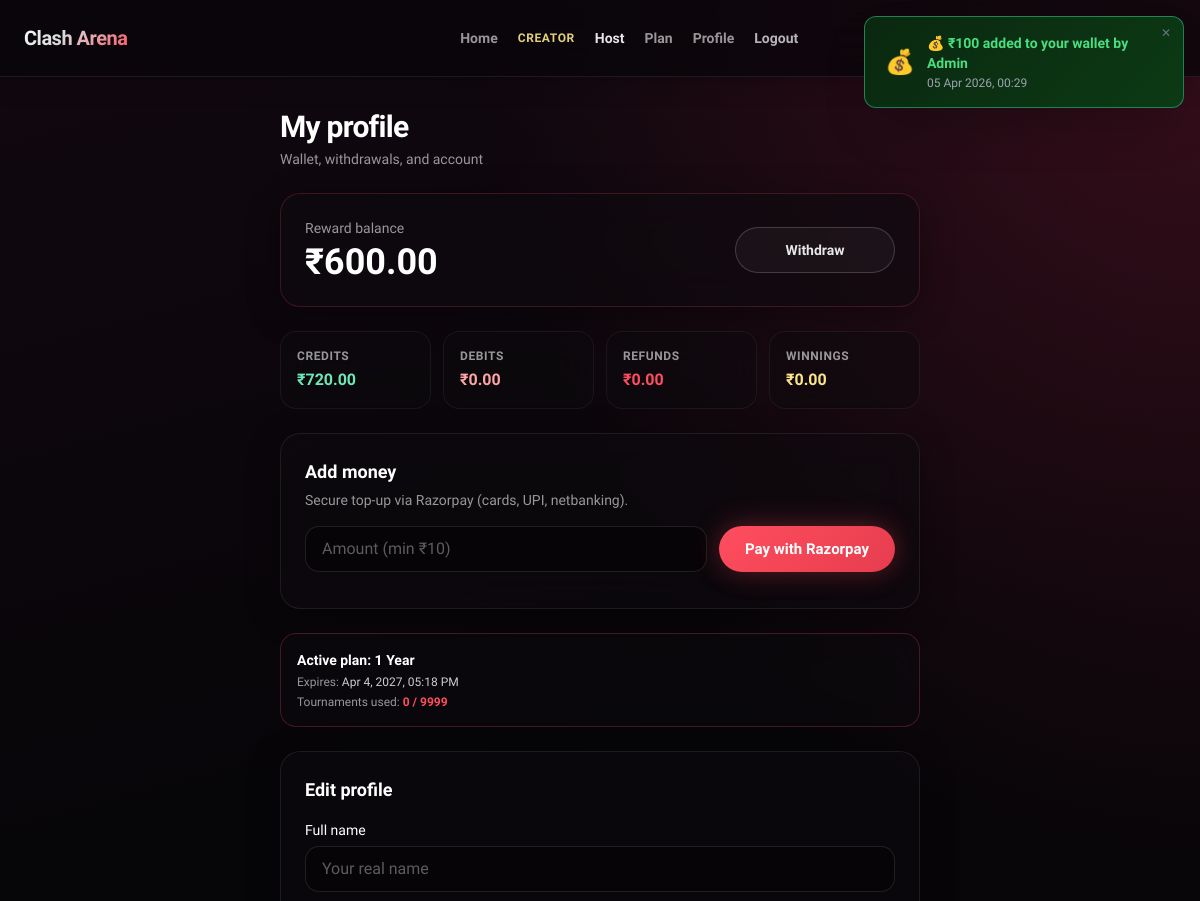
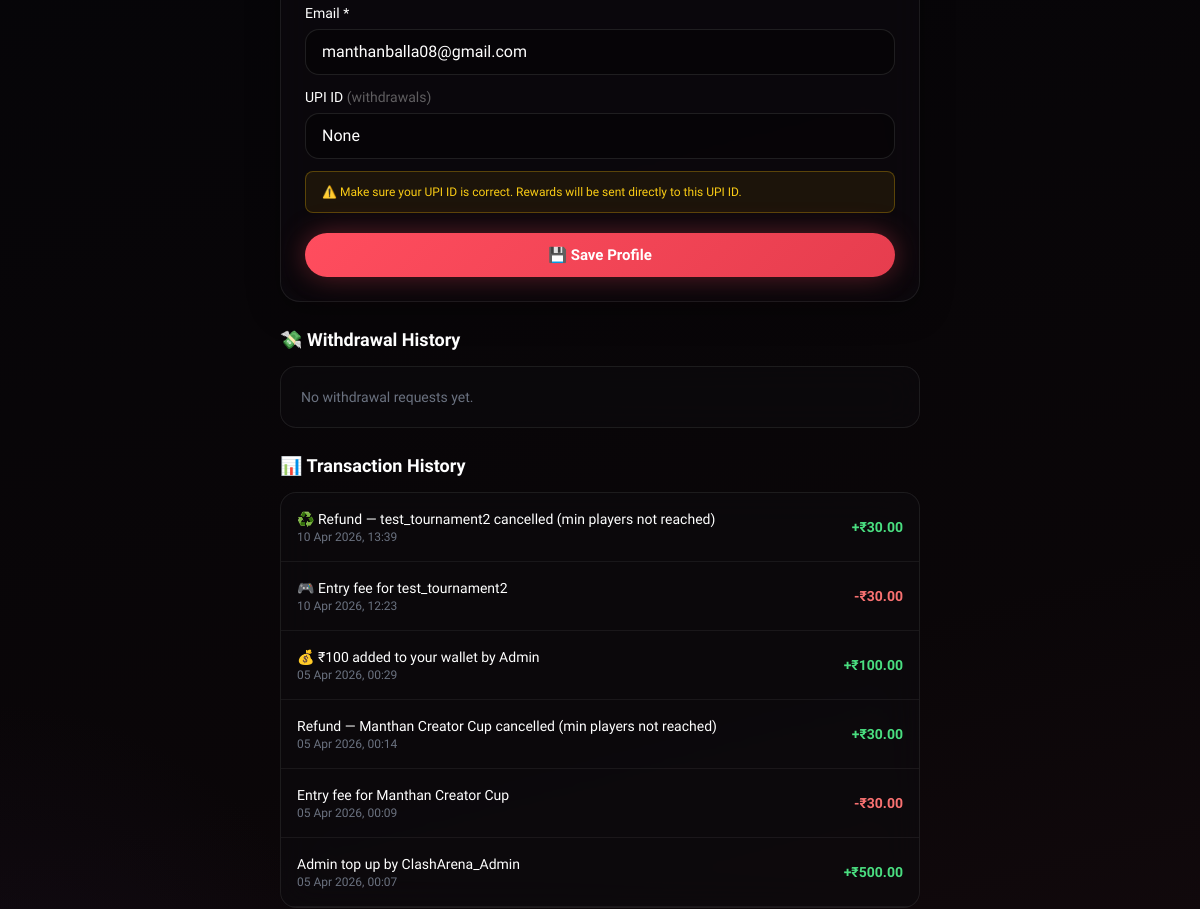
The page /profile/ (signed in, upper part) on the database as committed earlier (2 pictures, top to bottom).
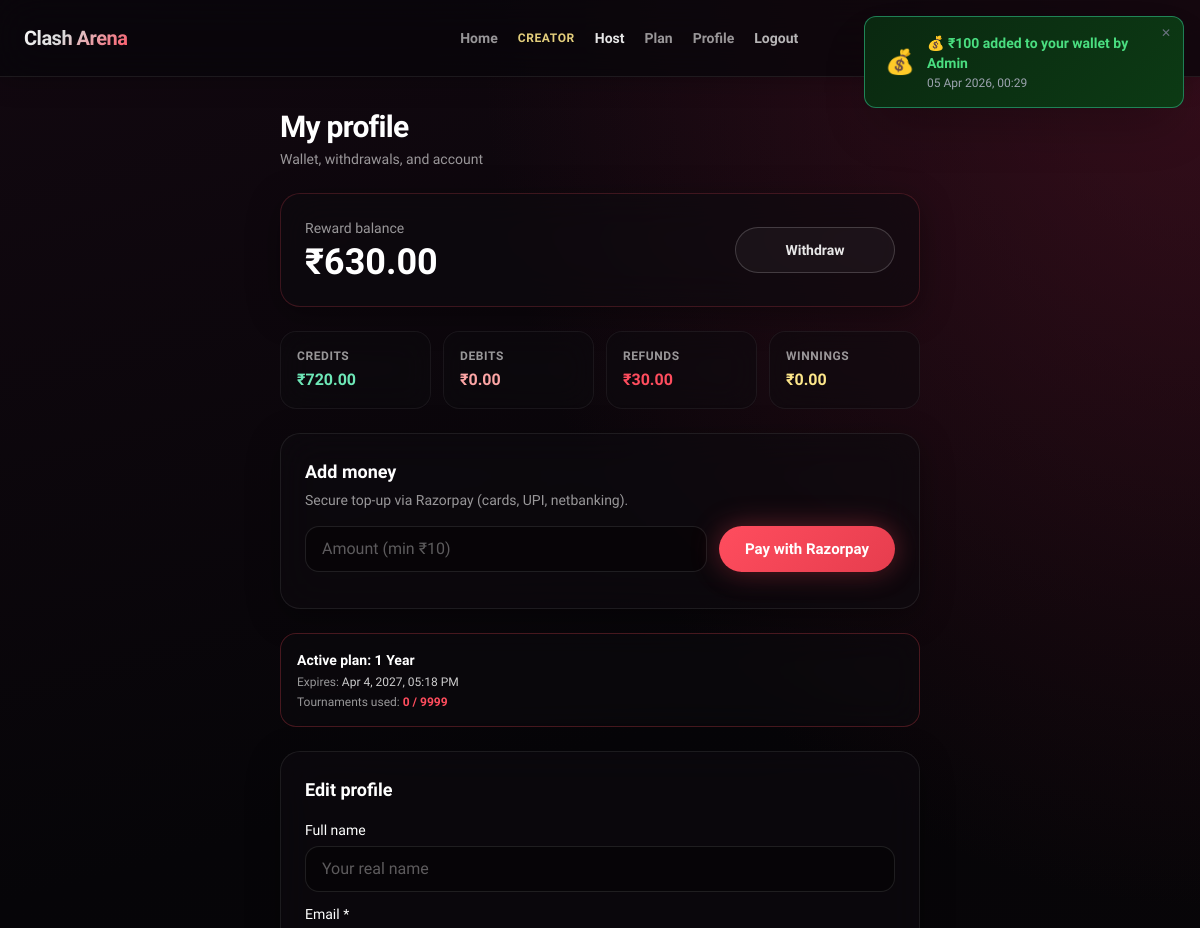
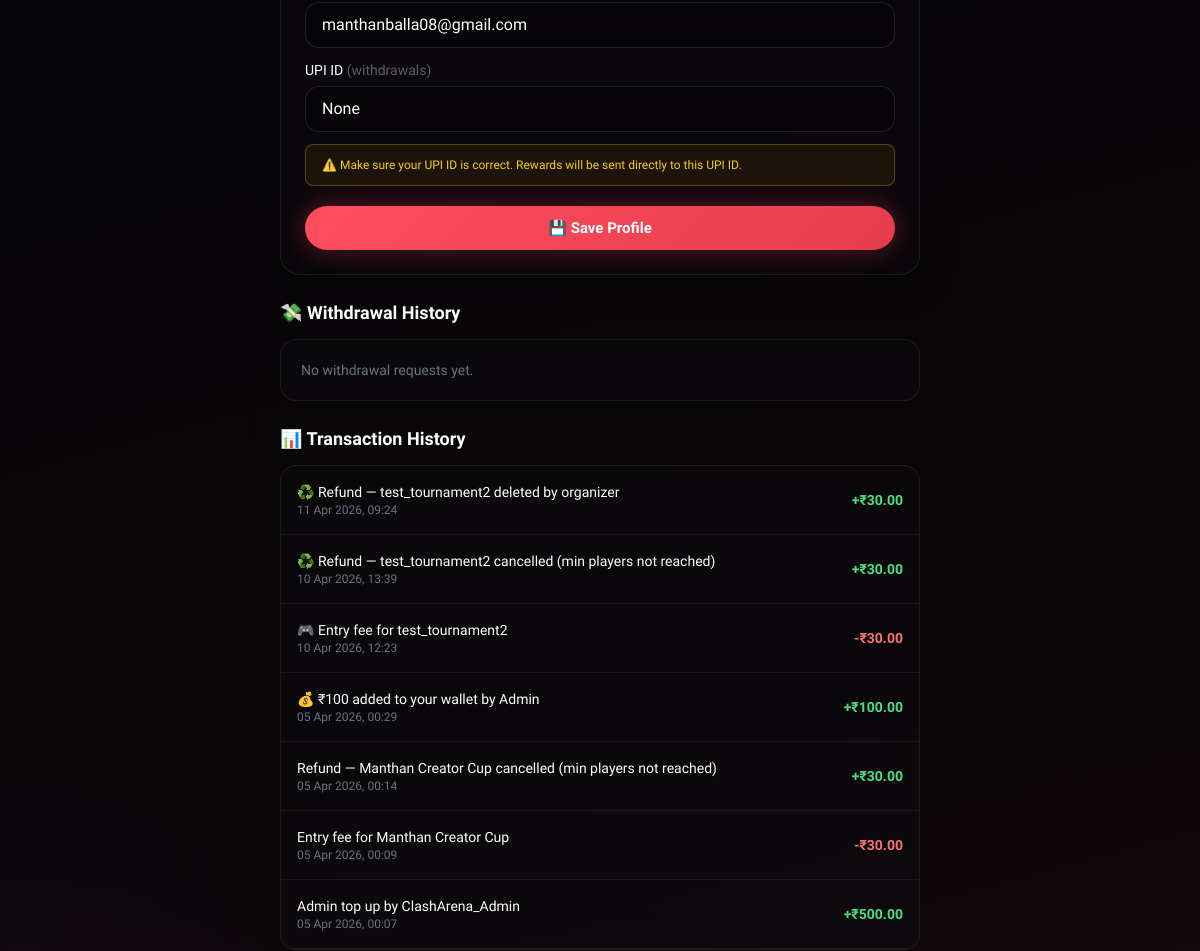
The same page on the database as committed later (2 pictures, top to bottom).
### core/models.py (models this page shows, shortened)
class Profile(models.Model):
    PLAN_CHOICES = [
        ('none', 'No Plan'),
        ('1month', '1 Month'),
        ('3month', '3 Months'),
        ('1year', '1 Year'),
    ]
    user = models.OneToOneField(User, on_delete=models.CASCADE)
    is_creator = models.BooleanField(default=False)
    is_admin = models.BooleanField(default=False)
    upi_id = models.CharField(max_length=100, blank=True, null=True)
    reward_balance = models.DecimalField(max_digits=10, decimal_places=2, default=0.00)
    creator_plan = models.CharField(max_length=20, choices=PLAN_CHOICES, default='none')
    plan_expiry = models.DateTimeField(null=True, blank=True)
    tournaments_created_this_month = models.IntegerField(default=0)
    def plan_active(self):
        from django.utils import timezone
        if self.creator_plan == 'none':
            return False
        if self.plan_expiry and self.plan_expiry > timezone.now():
            return True
        return False
    def tournament_limit(self):
        if self.creator_plan == '1month':
            return 30
        elif self.creator_plan == '3month':
            return 90
        elif self.creator_plan == '1year':
            return 9999
        return 0

class Transaction(models.Model):
    TYPE_CHOICES = [
        ('credit', 'Credit'),
        ('debit', 'Debit'),
    ]
    REASON_CHOICES = [
        ('tournament_join', 'Tournament Join'),
        ('tournament_refund', 'Tournament Refund'),
        ('tournament_win', 'Tournament Win'),
        ('creator_share', 'Creator Share'),
        ('admin_share', 'Admin Share'),
        ('withdrawal', 'Withdrawal'),
        ('withdrawal_refund', 'Withdrawal Refund'),
        ('admin_topup', 'Admin Top Up'),
    ]
    CATEGORY_CHOICES = [
        ('credit', 'Credit'),
        ('debit', 'Debit'),
        ('refund', 'Refund'),
        ('winning', 'Winning'),
    ]
    user = models.ForeignKey(User, on_delete=models.CASCADE, related_name='transactions')
    transaction_type = models.CharField(max_length=10, choices=TYPE_CHOICES)
    category = models.CharField(max_length=20, choices=CATEGORY_CHOICES, default='credit')
    reason = models.CharField(max_length=30, choices=REASON_CHOICES)
    amount = models.DecimalField(max_digits=10, decimal_places=2)
    tournament = models.ForeignKey('Tournament', on_delete=models.SET_NULL, null=True, blank=True, related_name='transactions')
    payment = models.ForeignKey('Payment', on_delete=models.SET_NULL, null=True, blank=True, related_name='transactions')
    description = models.CharField(max_length=255, blank=True)
    created_at = models.DateTimeField(auto_now_add=True)

### core/views.py (the view, shortened to what this page needs)
# urls.py: path('profile/', profile_view, name='profile'),
@login_required
def profile_view(request):
    profile = request.user.profile
    withdrawal_requests = WithdrawalRequest.objects.filter(
        user=request.user
    ).order_by('-requested_at')
    memberships = CreatorMembership.objects.filter(
        user=request.user
    ).order_by('-started_at')
    transactions = Transaction.objects.filter(
        user=request.user
    ).order_by('-created_at')[:30]
    breakdown = {'credit': Decimal('0.00'), 'debit': Decimal('0.00'), 'refund': Decimal('0.00'), 'winning': Decimal('0.00')}
    all_tx = Transaction.objects.filter(user=request.user)
    for tx in all_tx:
        breakdown[tx.category] = breakdown.get(tx.category, Decimal('0.00')) + tx.amount
    recent_topup = Transaction.objects.filter(
        user=request.user,
        reason='admin_topup'
    ).order_by('-created_at').first()
    return render(request, 'profile.html', {
        'profile': profile,
        'withdrawal_requests': withdrawal_requests,
        'memberships': memberships,
        'transactions': transactions,
        'recent_topup': recent_topup,
        'wallet_breakdown': breakdown,
        'razorpay_key_id': settings.RAZORPAY_KEY_ID,
    })

### core/context_processors.py (called while the page is built)
def unread_notifications(request):
    if request.user.is_authenticated:
        count = Notification.objects.filter(
            user=request.user, is_read=False
        ).count()
        return {'unread_count': count}
    return {'unread_count': 0}

### templates/profile.html (shortened to what the changed rows need)
{% extends "base.html" %}
{% block content %}
<div class="max-w-2xl mx-auto px-4 py-8">
    {% if recent_topup %}
    <div id="topupToast"
         class="fixed top-4 right-4 z-50 rounded-xl px-5 py-4 shadow-2xl border max-w-xs"
         style="background: linear-gradient(135deg, #0a2810, #0c3a14); border-color: rgba(52,211,153,0.5);">
        <div class="flex items-center gap-3">
            <span class="text-2xl">💰</span>
            <div>
                <p class="text-green-400 font-bold text-sm">{{ recent_topup.description }}</p>
                <p class="text-gray-400 text-xs mt-0.5">{{ recent_topup.created_at|date:"d M Y, H:i" }}</p>
            </div>
        </div>
        <button onclick="document.getElementById('topupToast').style.display='none'"
                class="absolute top-2 right-3 text-gray-500 text-xs hover:text-white">✕</button>
    </div>
    {% endif %}
    <h1 class="text-2xl sm:text-3xl font-extrabold text-white mb-1 tracking-tight">My profile</h1>
    <div class="ca-glass p-5 sm:p-6 mb-6 flex flex-col sm:flex-row sm:items-center sm:justify-between gap-4 border border-ca-accent/20">
        <div>
            <p class="ca-muted text-sm font-medium">Reward balance</p>
            <p class="text-3xl sm:text-4xl font-extrabold text-white mt-1 tabular-nums">₹{{ profile.reward_balance }}</p>
        </div>
    </div>
    <div class="grid grid-cols-2 lg:grid-cols-4 gap-3 mb-6">
        <div class="ca-glass-sm p-3 sm:p-4">
            <p class="text-[10px] sm:text-xs ca-muted uppercase tracking-wider font-semibold">Refunds</p>
            <p class="text-sm sm:text-base font-bold text-ca-accent mt-1 tabular-nums">₹{{ wallet_breakdown.refund }}</p>
        </div>
    </div>
    <div class="ca-glass p-5 sm:p-6 mb-6">
        <h2 class="text-lg font-bold text-white mb-1">Add money</h2>
    </div>
    {% if profile.plan_active %}
    <div class="ca-glass-sm border border-ca-accent/25 p-4 mb-6">
        <p class="text-white font-bold text-sm">Active plan: {{ profile.get_creator_plan_display }}</p>
        <p class="ca-muted text-xs mt-1">Expires: <span class="local-time text-white/80" data-utc="{{ profile.plan_expiry|date:'c' }}"></span></p>
        <p class="ca-muted text-xs mt-1">
            Tournaments used: <span class="text-ca-accent font-bold">{{ profile.tournaments_created_this_month }} / {{ profile.tournament_limit }}</span>
        </p>
    </div>
    {% endif %}
    <form method="POST" class="ca-glass p-6 mb-6">
        <h2 class="text-lg font-bold text-white mb-4">Edit profile</h2>
        <label class="ca-label text-sm mb-1.5 block">Full name</label>
        <input type="text" name="first_name"
               value="{{ request.user.first_name }}"
               placeholder="Your real name"
               class="ca-input mb-3">
        <label class="ca-label text-sm mb-1.5 block">Email *</label>
        <input type="email" name="email"
               value="{{ request.user.email }}"
               placeholder="your@email.com" required
               class="ca-input mb-3">
        <label class="ca-label text-sm mb-1.5 block">UPI ID <span class="text-white/35">(withdrawals)</span></label>
        <input type="text" name="upi_id"
               value="{{ profile.upi_id }}"
               placeholder="yourname@upi"
               class="ca-input mb-3">
        <div class="rounded-lg px-4 py-3 mb-5 border"
             style="background: rgba(234,179,8,0.08); border-color: rgba(234,179,8,0.3);">
            <p class="text-yellow-400 text-xs">
            </p>
        </div>
        <button type="submit"
                class="w-full ca-btn w-full">
            💾 Save Profile
        </button>
    </form>
    <h2 class="text-lg font-bold text-white mb-3">💸 Withdrawal History</h2>
    <h2 class="text-lg font-bold text-white mb-3">📊 Transaction History</h2>
    <div class="ca-panel mb-6">
        {% for t in transactions %}
        <div class="flex items-center justify-between p-4 border-b border-white/[0.06] gap-2">
            <div class="flex-1 min-w-0">
                <p class="text-white text-sm truncate">{{ t.description }}</p>
                <p class="text-gray-500 text-xs">{{ t.created_at|date:"d M Y, H:i" }}</p>
            </div>
            {% if t.transaction_type == 'credit' %}
                <span class="text-green-400 font-bold text-sm flex-shrink-0">+₹{{ t.amount }}</span>
            {% else %}
                <span class="text-red-400 font-bold text-sm flex-shrink-0">-₹{{ t.amount }}</span>
            {% endif %}
        </div>
        {% empty %}
        <p class="text-gray-500 text-sm p-5">No transactions yet.</p>
        {% endfor %}
    </div>
</div>
{% endblock %}

Rows that differ between the two databases and show on the page:
changed Profile "1 Year": reward_balance "600.00" → "630.00"
added Transaction: description "♻️ Refund — test_tournament2 deleted by organizer", created_at "11 Apr 2026, 09:24", amount "30.00"
Other text that changed with them:
{{ wallet_breakdown.refund }}: "0.00" → "30.00"
